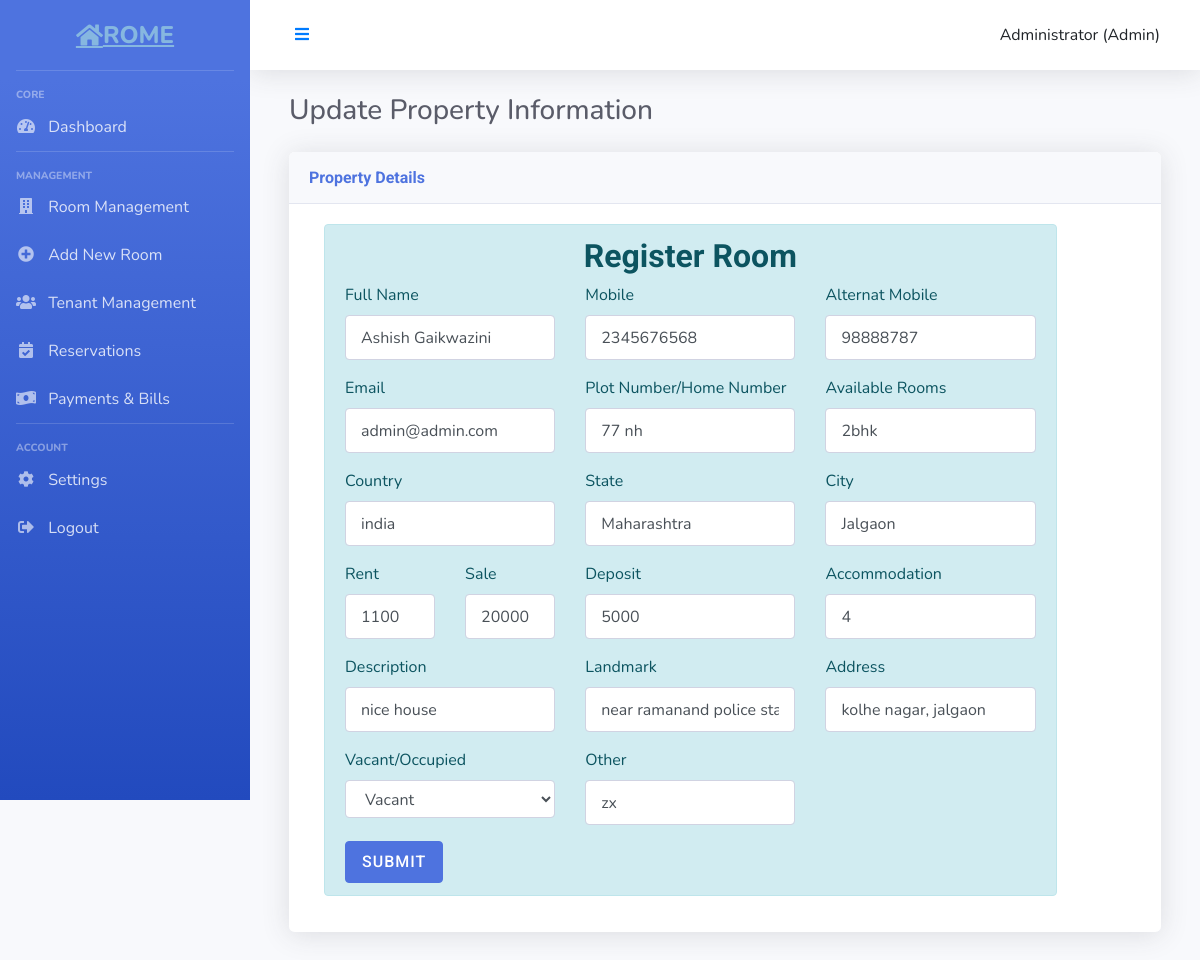
Page /app/update.php?id=13&act=indi (signed in) on the earlier database version.
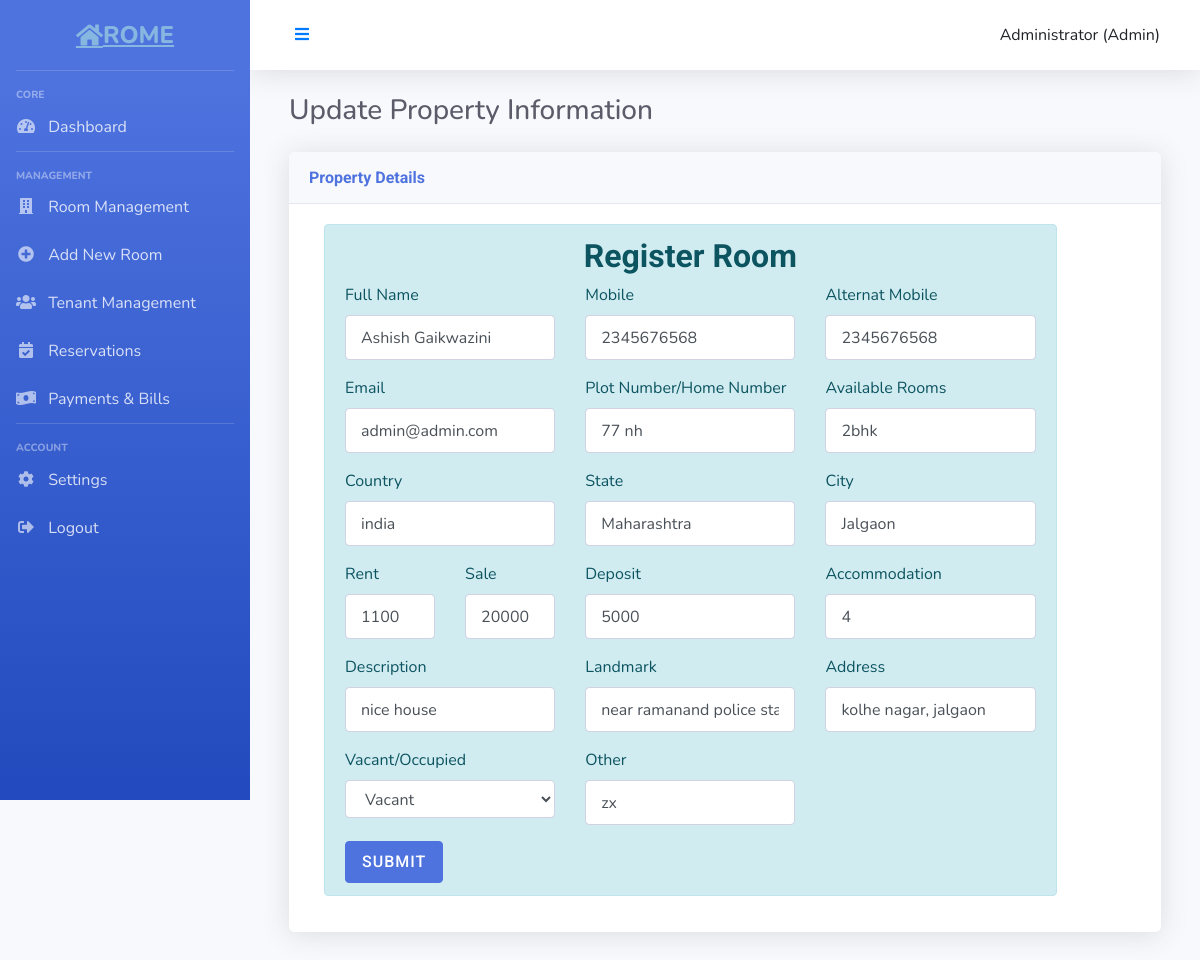
Same page on the later database version.
### tables this page shows
CREATE TABLE `room_rental_registrations` (
  `id` int(10) UNSIGNED NOT NULL,
  `fullname` varchar(191) NOT NULL,
  `mobile` varchar(191) NOT NULL,
  `alternat_mobile` varchar(191) NOT NULL,
  `email` varchar(191) NOT NULL,
  `country` varchar(191) NOT NULL,
  `state` varchar(191) NOT NULL,
  `city` varchar(191) NOT NULL,
  `landmark` varchar(191) NOT NULL,
  `rent` varchar(191) NOT NULL,
  `sale` varchar(190) DEFAULT NULL,
  `deposit` varchar(191) NOT NULL,
  `plot_number` varchar(191) NOT NULL,
  `rooms` varchar(100) DEFAULT NULL,
  `address` varchar(191) NOT NULL,
  `accommodation` varchar(191) NOT NULL,
  `description` varchar(191) NOT NULL,
  `image` varchar(191) DEFAULT NULL,
  `open_for_sharing` varchar(191) DEFAULT NULL,
  `other` varchar(191) DEFAULT NULL,
  `vacant` int(1) NOT NULL DEFAULT 1,
  `created_at` timestamp NULL DEFAULT current_timestamp(),
  `updated_at` timestamp NULL DEFAULT current_timestamp(),
  `user_id` int(10) DEFAULT NULL
);

### app/partials/edit/individaul.php (the view, shortened to what this page needs)
<div class="col-md-11 col-xs-12 col-sm-12">
	<div class="alert alert-info" role="alert">
		<h2 class="text-center">Register Room</h2>
		<form action="" method="POST">
  	 <div class="row">
  	 	<div class="col-md-4">
	  	  <div class="form-group">
		    <label for="fullname">Full Name</label>
		    <input type="text" class="form-control" id="fullname" placeholder="Full Name" name="fullname" value="<?php echo $data['fullname']?$data['fullname']:''; ?>" required>
		  </div>
		 </div>
		<div class="col-md-4">
		  <div class="form-group">
		    <label for="mobile">Mobile</label>
		    <input type="text" class="form-control" id="mobile" placeholder="Mobile" name="mobile" value="<?php echo $data['mobile']?$data['mobile']:''; ?>" required>
		  </div>
		 </div>
		<div class="col-md-4">
		  <div class="form-group">
		    <label for="alternat_mobile">Alternat Mobile</label>
		    <input type="text" class="form-control" id="alternat_mobile" placeholder="Alternat Mobile" name="alternat_mobile" value="<?php echo $data['alternat_mobile']?$data['alternat_mobile']:''; ?>">
		  </div>
		</div>
	</div>
	<div class="row">
  	 	<div class="col-md-4">
		  <div class="form-group">
		    <label for="email">Email</label>
		    <input type="email" class="form-control" id="email" placeholder="Email" name="email" value="<?php echo $data['email']?$data['email']:''; ?>" required>
		  </div>
		 </div>
		 <div class="col-md-4">
		  <div class="form-group">
		    <label for="plot_number">Plot Number/Home Number</label>
		    <input type="text" class="form-control" id="plot_number" placeholder="Plot Number/Home Number" name="plot_number" value="<?php echo $data['plot_number']?$data['plot_number']:''; ?>" required>
		  </div>
		 </div>
		 <div class="col-md-4">
		  <div class="form-group">
		    <label for="rooms">Available Rooms</label>
		    <input type="text" class="form-control" id="rooms" placeholder="1BHK/2BHK/3BHK/1RK" name="rooms" value="<?php echo $data['rooms']?$data['rooms']:''; ?>" required>
		  </div>
		 </div>
	</div>
	<div class="row">
		<div class="col-md-4">
	  <div class="form-group">
	    <label for="country">Country</label>
	    <input type="country" class="form-control" id="country" placeholder="Country" name="country" value="<?php echo $data['country']?$data['country']:''; ?>" required>
	  </div>
	  </div>
	  <div class="col-md-4">
	  <div class="form-group">
	    <label for="state">State</label>
	    <input type="state" class="form-control" id="state" placeholder="State" name="state" value="<?php echo $data['state']?$data['state']:''; ?>" required>
	  </div>
	  </div>
	  <div class="col-md-4">
	  <div class="form-group">
	    <label for="city">City</label>
	    <input type="city" class="form-control" id="city" placeholder="City" name="city" value="<?php echo $data['city']?$data['city']:''; ?>" required>
	  </div>
	  </div>
	 </div>
	 <div class="row">
	 	<div class="col-md-2">
	 <div class="form-group">
	    <label for="rent">Rent</label>
	    <input type="rent" class="form-control" id="rent" placeholder="Rent" name="rent" value="<?php echo $data['rent']?$data['rent']:''; ?>" required>
	  </div>
	  </div>
	  <div class="col-md-2">
	 <div class="form-group">
	    <label for="sale">Sale</label>
	    <input type="sale" class="form-control" id="sale" placeholder="Sale" name="sale" value="<?php echo $data['sale']?$data['sale']:''; ?>">
	  </div>
	  </div>
	  <div class="col-md-4">
	  <div class="form-group">
	    <label for="deposit">Deposit</label>
	    <input type="deposit" class="form-control" id="deposit" placeholder="Deposit" name="deposit" value="<?php echo $data['deposit']?$data['deposit']:''; ?>" required>
	  </div>
	  </div>
	  <div class="col-md-4">
	  <div class="form-group">
	    <label for="accommodation">Accommodation</label>
	    <input type="accommodation" class="form-control" id="accommodation" placeholder="Accommodation" name="accommodation" value="<?php echo $data['accommodation']?$data['accommodation']:''; ?>" required>
	  </div>
	  </div>
	  </div>
	   <div class="row">
	 	<div class="col-md-4">
	  <div class="form-group">
	    <label for="description">Description</label>
	    <input type="description" class="form-control" id="description" placeholder="Description" name="description" value="<?php echo $data['description']?$data['description']:''; ?>" required>
	  </div>
	   </div>
	  <div class="col-md-4">
	  <div class="form-group">
	    <label for="landmark">Landmark</label>
	    <input type="landmark" class="form-control" id="landmark" placeholder="landmark" name="landmark" value="<?php echo $data['landmark']?$data['landmark']:''; ?>" required>
	  </div>
	   </div>
	  <div class="col-md-4">
	  <div class="form-group">
	    <label for="address">Address</label>
	    <input type="address" class="form-control" id="address" placeholder="Address" name="address" value="<?php echo $data['address']?$data['address']:''; ?>" required>
	  </div>
	   </div>
	    </div>
	   <div class="row">
	   	<div class="col-4">
	 		 <div class="form-group">
			    <label for="vacant">Vacant/Occupied</label>
			    <select class="form-control" id="vacant" name="vacant">
			      <option value="1" <?php if($data['vacant'] == '1'){echo 'selected';}?>>Vacant</option>
			    </select>
			  </div>
	 	</div>
	 	<div class="col-md-4">
	  <div class="form-group">
	    <label for="other">Other</label>
	    <input type="other" class="form-control" id="other" placeholder="Other" name="other" value="<?php echo $data['other']?$data['other']:''; ?>" required>
	  </div>
	  </div>
	  </div>
	  <button type="submit" class="btn btn-primary" name='register_individuals' value="register_individuals">Submit</button>
	</form>
	</div>
	</div>

### include/header.php (shortened to what this page needs)
<!DOCTYPE html>
<html lang="en">
  <head>
    <link href="../assets/plugins/bootstrap/css/bootstrap.min.css" rel="stylesheet">
    <link href="../assets/plugins/font-awesome/css/font-awesome.min.css" rel="stylesheet" type="text/css">
    <link href="../assets/css/rent.css" rel="stylesheet">
    <link href="../assets/css/style.css" rel="stylesheet">
  </head>
  <body id="page-top">

### app/update.php (shortened to what this page needs)
<?php
	require '../config/config.php';
		if ( isset($_GET['id'])) {
			$id = $_REQUEST['id'];
		}
		if ( isset($_GET['act'])) {
			$active = $_REQUEST['act'];
			if ($active === 'ap') {
				try {
					$stmt = $connect->prepare('SELECT * FROM room_rental_registrations_apartment where id = :id');
					$stmt->execute(array(
						':id' => $id
					));
					$data = $stmt->fetch(PDO::FETCH_ASSOC);
				}catch(PDOException $e) {
					$errMsg = $e->getMessage();
				}
			}else{
				try{
					$stmt = $connect->prepare('SELECT * FROM room_rental_registrations where id = :id');
					$stmt->execute(array(
						':id' => $id
					));
					$data = $stmt->fetch(PDO::FETCH_ASSOC);
				}catch(PDOException $e) {
					echo $e->getMessage();
				}
			}
		}
?>
<?php include '../include/header.php';?>
<link rel="stylesheet" href="https://cdnjs.cloudflare.com/ajax/libs/font-awesome/5.15.3/css/all.min.css">
<div id="wrapper">
    <div id="sidebar-wrapper">
        <a href="#" class="sidebar-brand">
            <i class="fas fa-home"></i> ROME
        </a>
        <hr class="sidebar-divider">
        <div class="sidebar-heading">
            Core
        </div>
        <ul class="nav flex-column">
            <li class="nav-item">
                <a href="../auth/dashboard.php" class="nav-link">
                    <i class="fas fa-fw fa-tachometer-alt"></i>
                    <span>Dashboard</span>
                </a>
            </li>
        </ul>
        <hr class="sidebar-divider">
        <div class="sidebar-heading">
            Management
        </div>
        <ul class="nav flex-column">
            <li class="nav-item">
                <a href="list.php" class="nav-link">
                    <i class="fas fa-fw fa-building"></i>
                    <span>Room Management</span>
                </a>
            </li>
            <li class="nav-item">
                <a href="register.php" class="nav-link">
                    <i class="fas fa-fw fa-plus-circle"></i>
                    <span>Add New Room</span>
                </a>
            </li>
            <li class="nav-item">
                <a href="users.php" class="nav-link">
                    <i class="fas fa-fw fa-users"></i>
                    <span>Tenant Management</span>
                </a>
            </li>
            <li class="nav-item">
                <a href="#" class="nav-link">
                    <i class="fas fa-fw fa-calendar-check"></i>
                    <span>Reservations</span>
                </a>
            </li>
            <li class="nav-item">
                <a href="#" class="nav-link">
                    <i class="fas fa-fw fa-money-bill-wave"></i>
                    <span>Payments & Bills</span>
                </a>
            </li>
        </ul>
        <hr class="sidebar-divider">
        <div class="sidebar-heading">
            Account
        </div>
        <ul class="nav flex-column">
            <li class="nav-item">
                <a href="#" class="nav-link">
                    <i class="fas fa-fw fa-cog"></i>
                    <span>Settings</span>
                </a>
            </li>
            <li class="nav-item">
                <a href="../auth/logout.php" class="nav-link">
                    <i class="fas fa-fw fa-sign-out-alt"></i>
                    <span>Logout</span>
                </a>
            </li>
        </ul>
    </div>
    <div id="content-wrapper">
        <div class="topbar">
            <button id="sidebarToggleBtn" class="btn btn-link">
                <i class="fas fa-bars"></i>
            </button>
            <div class="d-none d-md-inline-block form-inline ml-auto mr-0 mr-md-3 my-2 my-md-0">
                <div class="user-info">
                    <span><?php echo $_SESSION['fullname']; ?> <?php if($_SESSION['role'] == 'admin'){ echo "(Admin)"; } ?></span>
                </div>
            </div>
        </div>
        <div id="content">
            <div class="container-fluid">
                <div class="d-sm-flex align-items-center justify-content-between mb-4">
                    <h1 class="h3 mb-0 text-gray-800">Update Property Information</h1>
                </div>
                <div class="card shadow mb-4">
                    <div class="card-header py-3">
                        <h6 class="m-0 font-weight-bold text-primary">Property Details</h6>
                    </div>
                    <div class="card-body">
                        <?php
                            if (isset($active)) {
                                if ($active === 'indi') {
                                    include 'partials/edit/individaul.php';
                                }
                            }
                        ?>
                    </div>
                </div>
            </div>
        </div>
    </div>
</div>
<?php include '../include/footer.php';?>

### include/footer.php (shortened to what this page needs)
  </body>
</html>

### assets/css/rent.css (style rules this page uses)
body { overflow-x: hidden; font-family: 'Roboto', sans-serif; }
a { color: #A8CEED; }
.text-primary { color: #A8CEED !important; }
h1, h2, h3, h4, h5, h6 { font-weight: 700; font-family: 'Roboto', sans-serif; }
.btn { font-family: 'Roboto', sans-serif; font-weight: 700; }
.btn-primary { background-color: #A8CEED; border-color: #A8CEED; }

### assets/css/style.css (style rules this page uses)
:root { --primary-color: #1E90FF; --primary-dark: #0066CC; --primary-light: #66B2FF; --text-light: #FFFFFF; --text-dark: #333333; --background-light: #F8F9FA; --border-color: #E9ECEF; --shadow: 0 4px 6px rgba(0, 0, 0, 0.1); }
.card { border-radius: 8px; overflow: hidden; box-shadow: var(--shadow); transition: transform 0.3s ease, box-shadow 0.3s ease; border: none; margin-bottom: 20px; }
.card-header { background-color: var(--primary-color); color: var(--text-light); font-weight: 500; padding: 15px 20px; }
.card-block, .card-body { padding: 20px; }
.btn { font-family: 'Roboto', sans-serif; font-weight: 500; text-transform: uppercase; letter-spacing: 1px; border-radius: 4px; padding: 10px 20px; transition: all 0.3s ease; }
.btn-primary { background-color: var(--primary-color); border-color: var(--primary-color); }
.form-control { border-radius: 4px; border: 1px solid var(--border-color); padding: 10px 15px; height: auto; transition: border-color 0.3s ease, box-shadow 0.3s ease; }
.text-primary { color: #A8CEED !important; }
.card { border-radius: 0; border: none; box-shadow: 0 4px 8px rgba(0, 0, 0, 0.1); transition: all 0.3s ease; }
.card-body { padding: 20px; }
.btn-primary { background-color: #A8CEED; border-color: #A8CEED; }
.btn-primary { background-color: var(--primary-color); border-color: var(--primary-color); color: var(--text-light); transition: all 0.3s ease; }
.card .btn-primary { background-color: var(--primary-color); border-color: var(--primary-color); transition: all 0.3s ease; }

### app/update.php (style rules this page uses)
:root { --primary-color: #4e73df; --secondary-color: #1cc88a; --danger-color: #e74a3b; --warning-color: #f6c23e; --info-color: #36b9cc; --dark-color: #5a5c69; --light-color: #f8f9fc; }
body { font-family: 'Nunito', sans-serif; background-color: #f8f9fc; }
#wrapper { display: flex; }
#sidebar-wrapper { min-height: 100vh; width: 250px; background-color: #4e73df; background-image: linear-gradient(180deg, #4e73df 10%, #224abe 100%); background-size: cover; color: white; position: fixed; transition: all 0.3s; z-index: 999; }
.sidebar-brand { height: 70px; display: flex; align-items: center; justify-content: center; font-size: 1.5rem; font-weight: 800; padding: 1.5rem 1rem; text-decoration: none; color: white; }
.sidebar-divider { border-top: 1px solid rgba(255, 255, 255, 0.15); margin: 0 1rem; }
.nav-item { position: relative; }
.nav-link { display: block; padding: 0.75rem 1rem; color: rgba(255, 255, 255, 0.8); text-decoration: none; }
.nav-link i { margin-right: 0.5rem; opacity: 0.75; }
.sidebar-heading { padding: 0 1rem; font-weight: 800; font-size: 0.65rem; text-transform: uppercase; color: rgba(255, 255, 255, 0.4); margin-top: 1rem; }
#content-wrapper { width: 100%; margin-left: 250px; transition: all 0.3s; }
#content { padding: 1.5rem; }
.topbar { height: 70px; background-color: white; box-shadow: 0 0.15rem 1.75rem 0 rgba(58, 59, 69, 0.15); display: flex; align-items: center; justify-content: space-between; padding: 0 1.5rem; }
.card { margin-bottom: 1.5rem; border: none; border-radius: 0.35rem; box-shadow: 0 0.15rem 1.75rem 0 rgba(58, 59, 69, 0.15); }
.card-header { background-color: #f8f9fc; border-bottom: 1px solid #e3e6f0; }
.text-primary { color: #4e73df !important; }
.font-weight-bold { font-weight: 700 !important; }
.text-gray-800 { color: #5a5c69 !important; }
.form-control { height: 45px; border-radius: 4px; border: 1px solid #d1d3e2; }
.btn-primary { background-color: #4e73df; border-color: #4e73df; padding: 0.5rem 1rem; font-weight: 500; }

Differences in the rows shown:
changed room_rental_registrations "Ashish Gaikwazini": alternat_mobile "98888787" → "2345676568"
